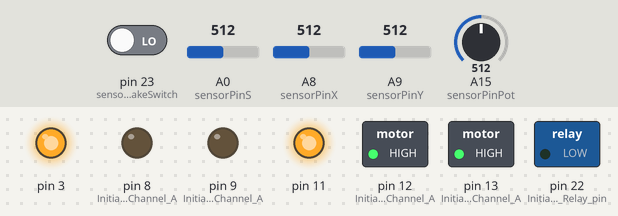
Bench run of a sketch on a simulated Arduino Mega 2560, built with avr-gcc and run on an emulated ATmega2560. Parts: switched loads named in the sketch (green lamp = pin HIGH), output pins drawn as LEDs (lit = HIGH). The test bench sets the inputs (shaded band); at power-on: A8 (sensorPinX) = 512, pin 23 (sensorPinBrakeSwitch) LOW, A0 (sensorPinS) = 512, A9 (sensorPinY) = 512, A15 (sensorPinPot) = 512. What the sketch prints to the serial monitor is not drawn.

Above: at 1.2 s.
1.3 s: A8 (sensorPinX) set to 240
At 1.9 s:
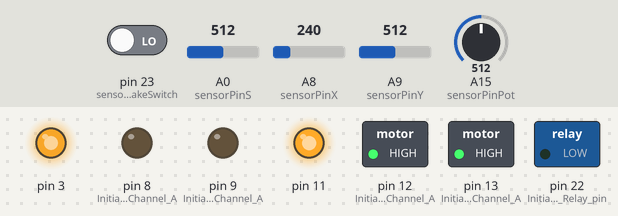
2.8 s: pin 23 (sensorPinBrakeSwitch) driven HIGH
At 4.0 s:
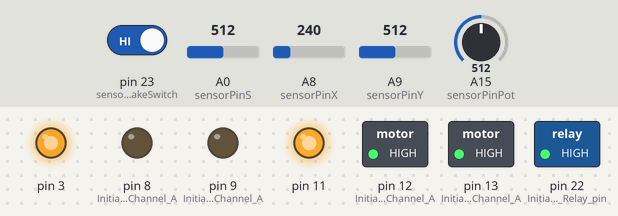
4.3 s: A8 (sensorPinX) set to 40
At 5.4 s:
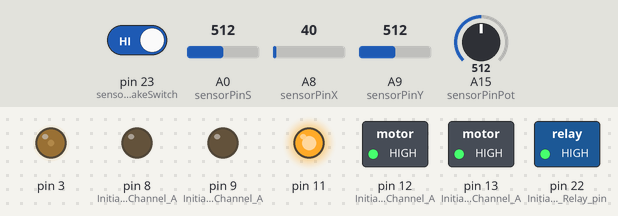
Timing chart, 0 to 7.3 s (numbered marks = the images above; inputs shaded):
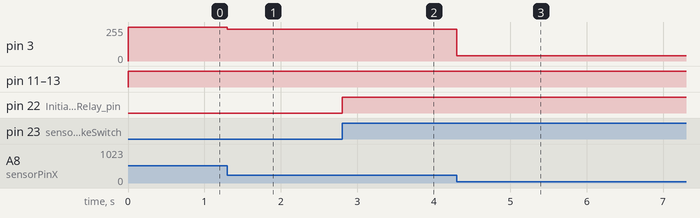

The sketch:

joystick002.ino
```cpp
/*
ARCHIVED 16/04 1500
Next, use joystick002.

*/

#include <Servo.h>

int sensorPinX = A8;
int sensorPinY = A9;
int sensorPinPotSTEER = A14;
int sensorPinPot = A15;
int sensorPinBrakeSwitch = 23;
float sensorValueX = 0;
float sensorValueY = 0;
int sensorPinS = 0;
int sensorValueS = 0;
int sensorValuePot = 0;
int sensorValuePotSTEER = 0;
int steeingMove = 980;

#include <Wire.h>
#include <Adafruit_MCP4725.h>

//scalar corrector to make sure that Joystick-neutral gives 2.4v
float correctOutX = 0;
float correctOutY = 0;

//vector corrector make sure that Joystick full sweep gives 0.4 to 4.4v
float correctRatioX = 0.24;
float correctRatioY = 0.24;

int outvalX;
int outvalY;

int vOut;
int vOutSteer;

Adafruit_MCP4725 dac01;
Adafruit_MCP4725 dac02;

void setup() {

  allOut();

  Serial.begin (9600);
  Serial.println("Setup");

  dac01.begin(0x60);
  //dac02.begin(0x61);

  //Setup Channel A
  pinMode(12, OUTPUT); //Initiates Motor Channel A pin
  pinMode(9, OUTPUT); //Initiates Brake Channel A pin

  //Setup Channel B
  pinMode(13, OUTPUT); //Initiates Motor Channel A pin
  pinMode(8, OUTPUT);  //Initiates Brake Channel A pin

   pinMode(22, OUTPUT);  //Initiates Relay pin
}

void loop() {

    sensorValueX = analogRead(sensorPinX);
    sensorValueY = analogRead(sensorPinY);
    sensorValueS = analogRead(sensorPinS);

    sensorValueS = digitalRead(23);

    //BRAKE.
    //22 = actual relay actuator
    //23 = random digi pin to light up LED
    if(sensorValueS==1){
      digitalWrite(22, HIGH);
      digitalWrite(24, HIGH);
    }else{
      digitalWrite(22, LOW);
      digitalWrite(24, LOW);
    }


/*
* CHANNEL A OF MOTOR-CONTROL, CURRENTLY UNUSED BUT AVAILABLE.
*
*/
    digitalWrite(12, HIGH); //Establishes forward direction of Channel A
    digitalWrite(9, LOW);   //Disengage the Brake for Channel A
    analogWrite( 3, sensorValueX );
/*
* CHANNEL B OF MOTOR-CONTROL FOR STEERING.
*
*/
    digitalWrite(13, HIGH);  //Establishes backward direction of Channel B
    digitalWrite(8, LOW);   //Disengage the Brake for Channel B

      if( sensorValueY < 250){

        if( sensorValueY < 50){
            leftOnly();
            steeingMove=940;//FAST LEFT
        }else{
            steeingMove=920;//CREEP LEFT
            leftOnly();
        }
      }else if ( sensorValueY > 800){

        if( sensorValueY > 1050){
            rightOnly();
            steeingMove=830;//FAST RIGHT

        }else{
            rightOnly();
            steeingMove=850;//CREEP RIGHT
        }
      }else{
        bothNeutral();
        steeingMove = 890;//STATIC
      }

    analogWrite(11, steeingMove );


    //CONTROL THE MAIN MOTOR USING DAC
    sensorValuePot = analogRead(sensorPinPot);
    vOut = sensorValuePot * 4;

    if (vOut > 4094){
      vOut = 4094;
    }

    dac01.setVoltage(vOut, false);


}


//NEXT CHUNK:
//Show the direction/neutral status of the steering motor
// 41 - yellow LED to indicate Left
// 42 - red LED to indicate Right

void allOut(){
  digitalWrite(41, LOW);
  digitalWrite(43, LOW);
}

void leftOnly(){
  digitalWrite(41, HIGH);
  digitalWrite(43, LOW);
}

void rightOnly(){
  digitalWrite(41, LOW);
  digitalWrite(43, HIGH);
}

void bothNeutral(){
  digitalWrite(41, HIGH);
  digitalWrite(43, HIGH);
}

void debug(){
    //value read from the stick x-axis pot,
    //now, the motor pot
    Serial.print("svX: ");
    Serial.print(sensorValueX);
    Serial.print("\t");

    //value read from the stick y-axis
    Serial.print("svY: ");
    Serial.print(sensorValueY);
    Serial.print("\t");

    //value of steering movement to the Motor Controller
    Serial.print("stM: ");
    Serial.print(steeingMove);
    Serial.print("\t");

    //value of the brake sensor
    Serial.print("BRK: ");
    Serial.print(sensorValueS);
    Serial.print("\t");

    //value of the motor pot
    Serial.print("svP: ");
    Serial.print(sensorValuePot);
    Serial.print("\t");
    //value output to the motor DAC
    Serial.print("VOut: ");
    Serial.print(vOut);
    Serial.print("\t");

     Serial.println("");
}
```

Measured:
- after the input at 1.3 s, pin 3: 255/255 → 240/255 at once
- after the input at 2.8 s, pin 22 (Initiates_Relay_pin): LOW → HIGH at once
- after the input at 4.3 s, pin 3: 240/255 → 40/255 at once
